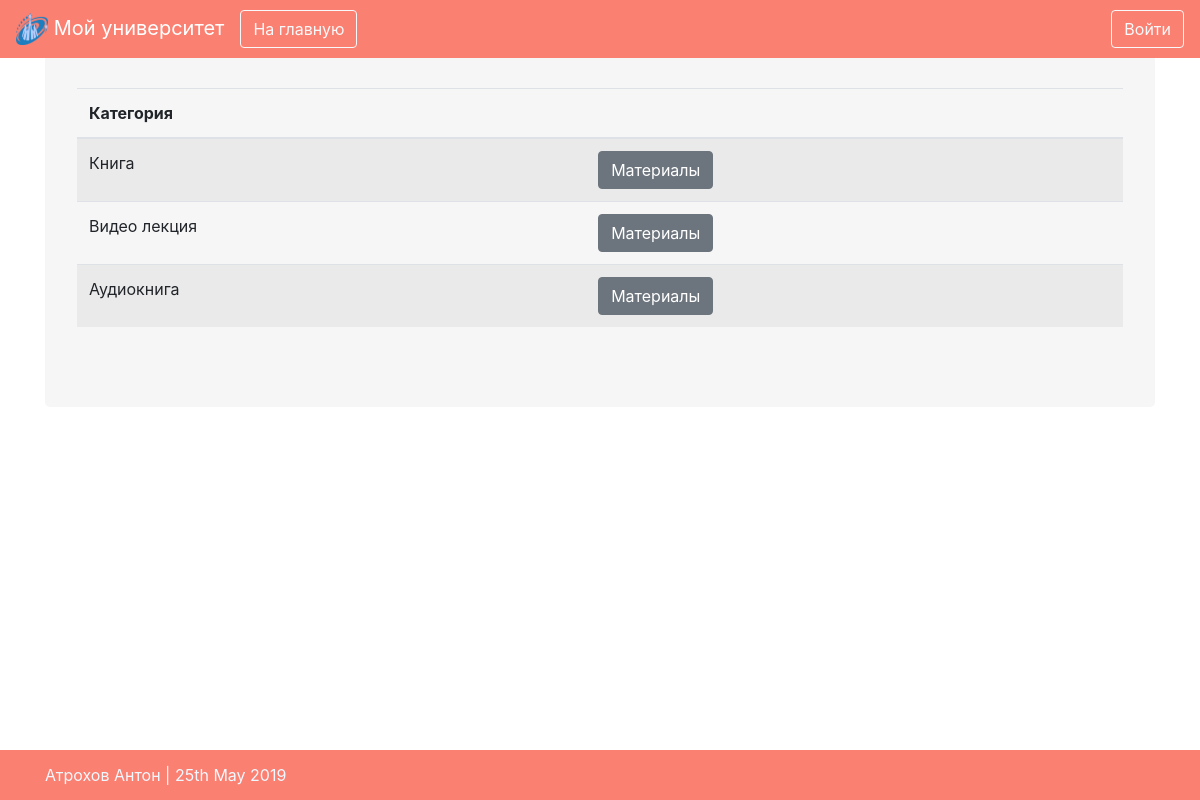
Page /Types/ on the committed database.
### BookStore/models.py (models this page shows, shortened)
class EntityType(models.Model):
    Id = models.UUIDField(primary_key=True, default=uuid.uuid4, editable=False)
    TypeName = models.CharField(max_length=100)

### BookStore/views.py (the view)
# urls.py: re_path(r'^types/(?P<uuid>[0-9a-f-]+$)', views.entity, name='entity'),
def types(request):
    return render(request, 'types.html', {'Types': EntityType.objects.all()})

### templates/types.html (shortened to what this page needs)
{% load static %}
<!DOCTYPE html>
<html lang="en">
<head>
    <link rel="stylesheet" href="{% static 'site.css' %}">
    <link rel="stylesheet" href="https://maxcdn.bootstrapcdn.com/bootstrap/4.0.0/css/bootstrap.min.css"
>
</head>
<body>
<div class="header">
    <nav class="navbar navbar-expand-lg navbar-dark bg-pink">
        <a class="navbar-brand" href="{{ request.scheme }}://{{ request.get_host }}">
            <img src="/static/logo.png" width="32" height="32" class="d-inline-block align-top" alt=""> Мой университет
        </a>
        <ul class="nav navbar-nav mr-auto">
            <li class="nav-item">
                <a class="btn btn-outline-light" href="{{ request.scheme }}://{{ request.get_host }}">На главную</a>
            </li>
        </ul>
        <div class="nav-item">
                <a class="btn btn-outline-light" href="{{ request.scheme }}://{{ request.get_host }}/admin">Войти</a>
        </div>
    </nav>
</div>
<div class="container">
    <br>
    <div style="background: rgba(242, 242, 242, 0.7) !important" class="jumbotron">
        <table class="table table-striped">
            <thead>
            <th scope="col">Категория</th>
            <th scope="col"></th>
            </thead>
            <tbody>
            {% for type in Types %}
                <tr>
                    <td>{{ type.TypeName }}</td>
                    <td><a class="btn btn-secondary" href="{{ request.scheme }}://{{ request.get_host }}/types/{{ type.Id }}">Материалы</a></td>
                </tr>
            {% endfor %}
            </tbody>
        </table>
    </div>
</div>
<footer class="footer">
    <div class="container">
        <p class="text-muted">Атрохов Антон | {% now "jS F Y" %}</p>
    </div>
</footer>
</body>
</html>

### static/site.css (style rules this page uses)
body { background-image: url(background.jpg); background-position: center; background-repeat: no-repeat; background-size: cover; height: 100%; }
html { position: relative; min-height: 100%; }
.header { position: fixed; width: 100%; z-index: 9998; }
.jumbotron { background-color: #FA8072;!important; }
.footer { position: absolute; bottom: 0; width: 100%; height: 50px; line-height: 50px; background-color: #FA8072; }
.footer .container { padding-right: 15px; padding-left: 15px; padding-bottom: 0; }
.footer p { margin-bottom: 0; color: aliceblue !important; }
.bg-pink { background-color: #FA8072; }

### rows in the picture
EntityType: TypeName "Книга"
EntityType: TypeName "Видео лекция"
EntityType: TypeName "Аудиокнига"
